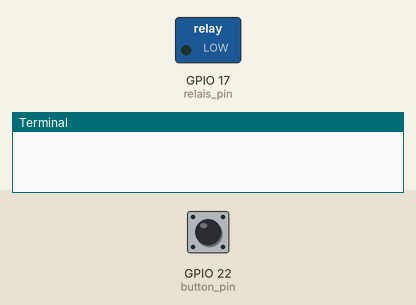
A program run on a simulated Raspberry Pi (BCM pin numbers). On the bench: switched loads named in the program (green lamp = pin HIGH), the last lines printed to the terminal. The test bench sets the inputs (shaded band); at power-on: GPIO 22 (button_pin) LOW.

Above: at 1.2 s.
1.3 s: GPIO 22 (button_pin) pulled HIGH for 0.15 s
At 1.37 s:
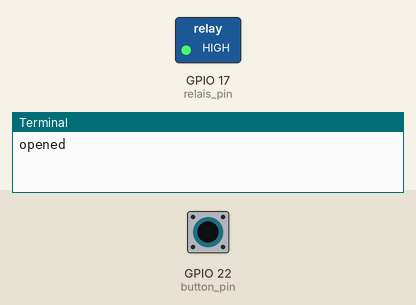
2.9 s: GPIO 22 (button_pin) pulled HIGH for 3.2 s
At 6.8 s:
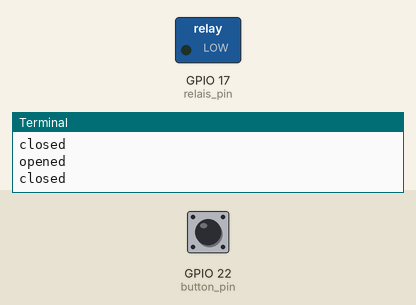
Timing chart, 0 to 8.3 s (numbered marks = the images above; inputs shaded):
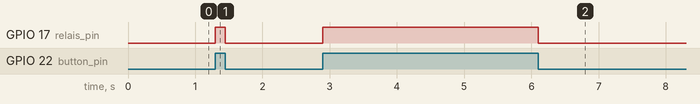

The program:

gpio_out.py
```python
import RPi.GPIO as GPIO
import time

relais_pin = 17
button_pin = 22

def logit(n):
	if GPIO.input(n):
		print("opened")
		GPIO.output(relais_pin, GPIO.HIGH)
	else:
		print("closed")
		GPIO.output(relais_pin, GPIO.LOW)


GPIO.setmode(GPIO.BCM)
GPIO.setup(button_pin, GPIO.IN, pull_up_down = GPIO.PUD_DOWN)
GPIO.setup(relais_pin, GPIO.OUT)
GPIO.add_event_detect(button_pin, GPIO.BOTH, callback=logit)

while True:
# 	print(GPIO.input(button_pin))
 	time.sleep(1)

GPIO.cleanup()
```

Measured:
- after the input at 1.3 s, GPIO 17 (relais_pin): LOW → HIGH at once, → LOW 0.15 s later
- after the input at 2.9 s, GPIO 17 (relais_pin): LOW → HIGH at once, → LOW 3.2 s later
